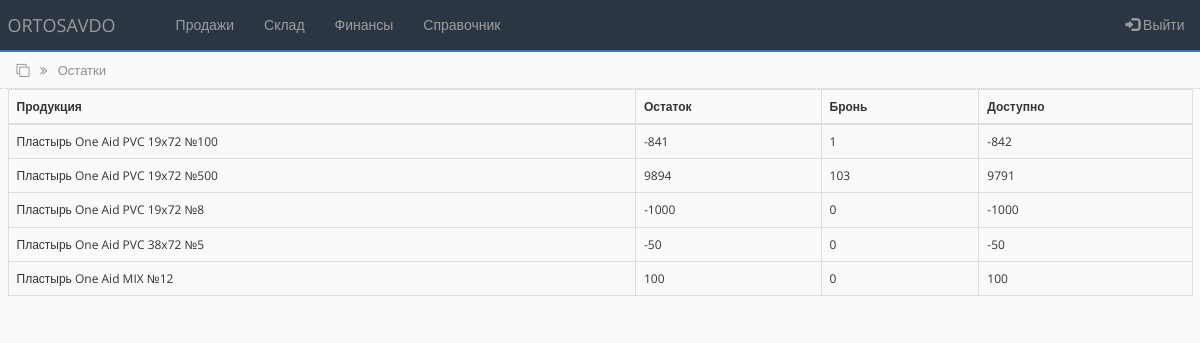
Before: /rest.php (signed in) with the older database file.
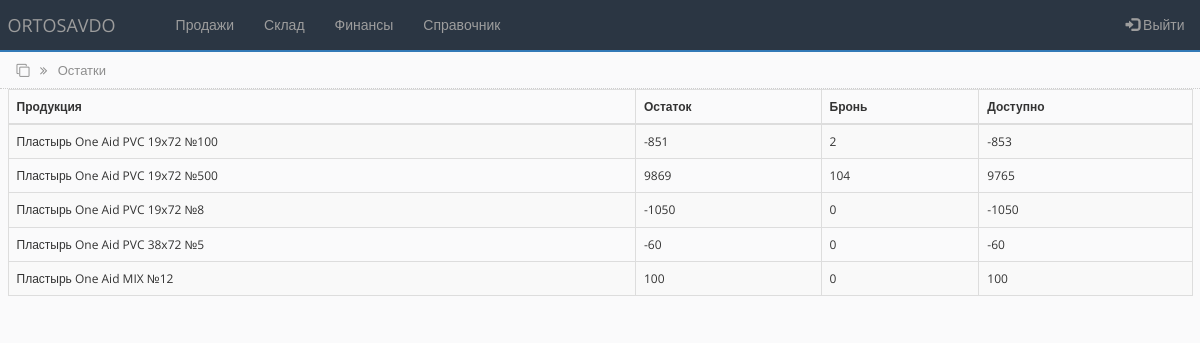
After: the same page with the newer database file.
### tables this page shows
CREATE TABLE `rest_tbl` (
  `id` int(100) NOT NULL,
  `prod_name` varchar(250) NOT NULL DEFAULT '0',
  `rest` int(100) NOT NULL DEFAULT '0',
  `bron` int(100) NOT NULL DEFAULT '0',
  `archived` int(100) NOT NULL DEFAULT '0'
);

### bot_lib.php (called while the page is built, shortened)
<?php
function get_data_rest_tbl($connect){
	$query = "SELECT * FROM rest_tbl WHERE rest != 0";
	$rs_result = mysqli_query ($connect, $query);
	return $rs_result;
}
?>

### rest.php (the view, shortened to what this page needs)
<?php
include('settings.php');
include('bot_lib.php');
?>
<!DOCTYPE html>
<html lang="en">
<head>
    <link rel="stylesheet" href="https://maxcdn.bootstrapcdn.com/bootstrap/3.4.1/css/bootstrap.min.css">
    <link rel="stylesheet" href="https://cdnjs.cloudflare.com/ajax/libs/font-awesome/4.7.0/css/font-awesome.min.css">
    <link rel="stylesheet" href="css/bootstrap-grid.min.css">
    <link rel="stylesheet" href="css/style.css">
</head>
<body>
<?php include 'partSite/nav.php'; ?>
<div class="page_name">
    <div class="container-fluid">
        <i class="fa fa-clone" aria-hidden="true"></i>
        <i class="fa fa-angle-double-right right_cus"></i>
        <span class="right_cus"> Остатки</span>
    </div>
</div>
<div class="all_table">
    <div class="container-fluid">
        <table class="table table-striped table-bordered">
        <thead>
            <tr>
                <th scope="col">Продукция</th>
                <th scope="col">Остаток</th>
                <th scope="col">Бронь</th>
                <th scope="col">Доступно</th>
            </tr>
        </thead>
        <tbody>
<?php
    $get_data_rest_tbl = get_data_rest_tbl($connect);
    while ($row = mysqli_fetch_assoc($get_data_rest_tbl)) {
?>
            <tr>
            <td><?php echo $row['prod_name'];  ?></td>
            <td><?php echo $row['rest'];  ?></td>
            <td><?php echo $row['bron'];  ?></td>
            <td><?php echo $row['rest'] - $row['bron'];  ?></td>
            </tr>
<?php } ?>
        </tbody>
        </table>
    </div>
</div>
</body>
</html>

Changed rows visible on the page:
changed rest_tbl "Пластырь One Aid PVC 19x72 №100": rest "-841" → "-851"; bron "1" → "2"; $row['rest'] - $row['bron'] "-842" → "-853"
changed rest_tbl "Пластырь One Aid PVC 19x72 №500": rest "9894" → "9869"; bron "103" → "104"; $row['rest'] - $row['bron'] "9791" → "9765"
changed rest_tbl "Пластырь One Aid PVC 19x72 №8": rest "-1000" → "-1050"; $row['rest']-$row['bron'] "-1000" → "-1050"
changed rest_tbl "Пластырь One Aid PVC 38x72 №5": rest "-50" → "-60"; $row['rest']-$row['bron'] "-50" → "-60"
